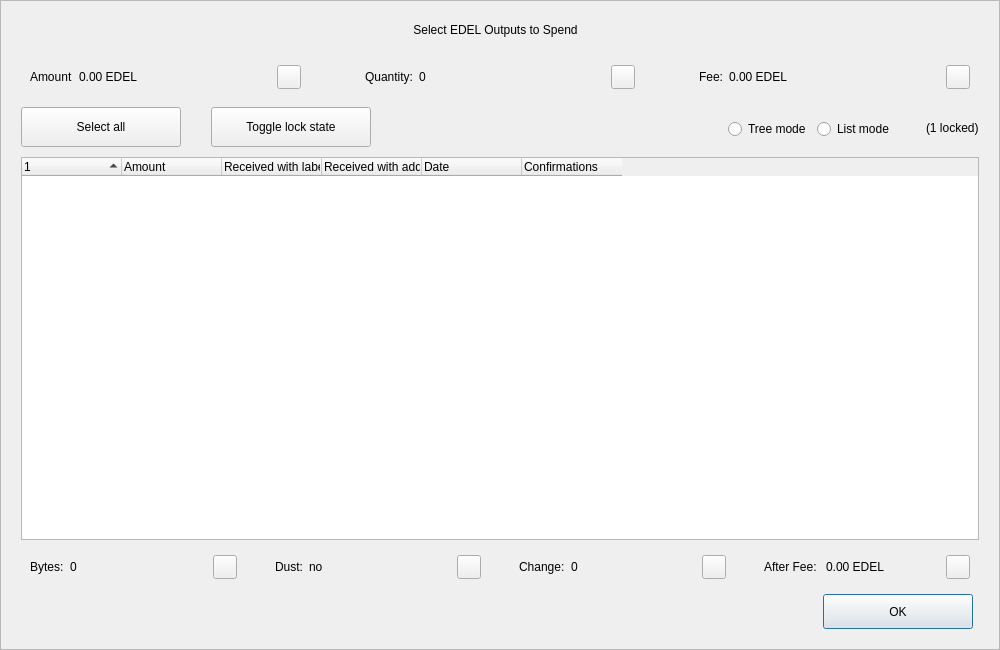
<?xml version="1.0" encoding="UTF-8"?>
<ui version="4.0">
 <class>CoinControlDialog</class>
 <widget class="QDialog" name="CoinControlDialog">
  <property name="geometry">
   <rect>
    <x>0</x>
    <y>0</y>
    <width>1000</width>
    <height>650</height>
   </rect>
  </property>
  <property name="minimumSize">
   <size>
    <width>950</width>
    <height>650</height>
   </size>
  </property>
  <property name="windowTitle">
   <string>Coin Selection</string>
  </property>
  <property name="styleSheet">
   <string notr="true"/>
  </property>
  <layout class="QVBoxLayout" name="verticalLayout">
   <property name="spacing">
    <number>0</number>
   </property>
   <property name="leftMargin">
    <number>0</number>
   </property>
   <property name="topMargin">
    <number>0</number>
   </property>
   <property name="rightMargin">
    <number>0</number>
   </property>
   <property name="bottomMargin">
    <number>0</number>
   </property>
   <item>
    <widget class="QFrame" name="frameContainer">
     <property name="toolTipDuration">
      <number>0</number>
     </property>
     <property name="frameShape">
      <enum>QFrame::StyledPanel</enum>
     </property>
     <property name="frameShadow">
      <enum>QFrame::Raised</enum>
     </property>
     <layout class="QVBoxLayout" name="verticalLayout_2">
      <property name="leftMargin">
       <number>0</number>
      </property>
      <property name="rightMargin">
       <number>0</number>
      </property>
      <property name="bottomMargin">
       <number>20</number>
      </property>
      <item>
       <layout class="QHBoxLayout" name="horizontalLayout_12">
        <property name="spacing">
         <number>0</number>
        </property>
        <property name="leftMargin">
         <number>20</number>
        </property>
        <property name="rightMargin">
         <number>30</number>
        </property>
        <item>
         <spacer name="horizontalSpacer_4">
          <property name="orientation">
           <enum>Qt::Horizontal</enum>
          </property>
          <property name="sizeHint" stdset="0">
           <size>
            <width>40</width>
            <height>20</height>
           </size>
          </property>
         </spacer>
        </item>
        <item>
         <widget class="QLabel" name="labelTitle">
          <property name="minimumSize">
           <size>
            <width>0</width>
            <height>40</height>
           </size>
          </property>
          <property name="maximumSize">
           <size>
            <width>16777215</width>
            <height>40</height>
           </size>
          </property>
          <property name="text">
           <string>Select EDEL Outputs to Spend</string>
          </property>
          <property name="alignment">
           <set>Qt::AlignCenter</set>
          </property>
          <property name="margin">
           <number>7</number>
          </property>
         </widget>
        </item>
        <item>
         <spacer name="horizontalSpacer_5">
          <property name="orientation">
           <enum>Qt::Horizontal</enum>
          </property>
          <property name="sizeHint" stdset="0">
           <size>
            <width>40</width>
            <height>20</height>
           </size>
          </property>
         </spacer>
        </item>
       </layout>
      </item>
      <item>
       <layout class="QHBoxLayout" name="horizontalLayout_8">
        <property name="leftMargin">
         <number>20</number>
        </property>
        <property name="rightMargin">
         <number>20</number>
        </property>
        <item>
         <widget class="QWidget" name="layoutAmount" native="true">
          <layout class="QHBoxLayout" name="horizontalLayout_9" stretch="0,1,0">
           <item>
            <widget class="QLabel" name="labelCoinControlAmountText">
             <property name="text">
              <string>Amount</string>
             </property>
            </widget>
           </item>
           <item>
            <widget class="QLabel" name="labelCoinControlAmount">
             <property name="text">
              <string>0.00 EDEL</string>
             </property>
            </widget>
           </item>
           <item alignment="Qt::AlignHCenter|Qt::AlignVCenter">
            <widget class="QPushButton" name="pushButtonAmount">
             <property name="minimumSize">
              <size>
               <width>0</width>
               <height>24</height>
              </size>
             </property>
             <property name="maximumSize">
              <size>
               <width>24</width>
               <height>26</height>
              </size>
             </property>
             <property name="focusPolicy">
              <enum>Qt::NoFocus</enum>
             </property>
             <property name="styleSheet">
              <string notr="true">padding-bottom:2px;
padding-right:4px;</string>
             </property>
             <property name="text">
              <string/>
             </property>
            </widget>
           </item>
          </layout>
         </widget>
        </item>
        <item>
         <spacer name="horizontalSpacer_2">
          <property name="orientation">
           <enum>Qt::Horizontal</enum>
          </property>
          <property name="sizeType">
           <enum>QSizePolicy::Fixed</enum>
          </property>
          <property name="sizeHint" stdset="0">
           <size>
            <width>40</width>
            <height>20</height>
           </size>
          </property>
         </spacer>
        </item>
        <item>
         <widget class="QWidget" name="layoutQuantity" native="true">
          <layout class="QHBoxLayout" name="horizontalLayout_10" stretch="0,1,0">
           <item>
            <widget class="QLabel" name="labelCoinControlQuantityText">
             <property name="text">
              <string>Quantity:</string>
             </property>
            </widget>
           </item>
           <item>
            <widget class="QLabel" name="labelCoinControlQuantity">
             <property name="text">
              <string>0</string>
             </property>
            </widget>
           </item>
           <item alignment="Qt::AlignHCenter|Qt::AlignVCenter">
            <widget class="QPushButton" name="pushButtonQuantity">
             <property name="minimumSize">
              <size>
               <width>0</width>
               <height>24</height>
              </size>
             </property>
             <property name="maximumSize">
              <size>
               <width>24</width>
               <height>26</height>
              </size>
             </property>
             <property name="focusPolicy">
              <enum>Qt::NoFocus</enum>
             </property>
             <property name="styleSheet">
              <string notr="true">padding-bottom:2px;
               padding-right:4px;</string>
             </property>
             <property name="text">
              <string/>
             </property>
            </widget>
           </item>
          </layout>
         </widget>
        </item>
        <item>
         <spacer name="horizontalSpacer_22">
          <property name="orientation">
           <enum>Qt::Horizontal</enum>
          </property>
          <property name="sizeType">
           <enum>QSizePolicy::Fixed</enum>
          </property>
          <property name="sizeHint" stdset="0">
           <size>
            <width>40</width>
            <height>20</height>
           </size>
          </property>
         </spacer>
        </item>
        <item>
         <widget class="QWidget" name="layoutFee" native="true">
          <layout class="QHBoxLayout" name="horizontalLayout_11" stretch="0,1,0">
           <item>
            <widget class="QLabel" name="labelCoinControlFeeText">
             <property name="text">
              <string>Fee:</string>
             </property>
            </widget>
           </item>
           <item>
            <widget class="QLabel" name="labelCoinControlFee">
             <property name="text">
              <string>0.00 EDEL</string>
             </property>
            </widget>
           </item>
           <item alignment="Qt::AlignHCenter|Qt::AlignVCenter">
            <widget class="QPushButton" name="pushButtonFee">
             <property name="minimumSize">
              <size>
               <width>0</width>
               <height>24</height>
              </size>
             </property>
             <property name="maximumSize">
              <size>
               <width>24</width>
               <height>26</height>
              </size>
             </property>
             <property name="focusPolicy">
              <enum>Qt::NoFocus</enum>
             </property>
             <property name="styleSheet">
              <string notr="true">padding-bottom:2px;
               padding-right:4px;</string>
             </property>
             <property name="text">
              <string/>
             </property>
            </widget>
           </item>
          </layout>
         </widget>
        </item>
       </layout>
      </item>
      <item>
       <widget class="QFrame" name="frame">
        <property name="minimumSize">
         <size>
          <width>0</width>
          <height>40</height>
         </size>
        </property>
        <property name="styleSheet">
         <string notr="true">#frame {
	border:0;
}</string>
        </property>
        <property name="frameShape">
         <enum>QFrame::StyledPanel</enum>
        </property>
        <property name="frameShadow">
         <enum>QFrame::Sunken</enum>
        </property>
        <layout class="QHBoxLayout" name="horizontalLayout">
         <property name="spacing">
          <number>0</number>
         </property>
         <property name="leftMargin">
          <number>20</number>
         </property>
         <property name="topMargin">
          <number>0</number>
         </property>
         <property name="rightMargin">
          <number>20</number>
         </property>
         <property name="bottomMargin">
          <number>0</number>
         </property>
         <item>
          <layout class="QHBoxLayout" name="horizontalLayoutPanel" stretch="0,0,0,0,0,0">
           <property name="spacing">
            <number>20</number>
           </property>
           <item>
            <widget class="QPushButton" name="pushButtonSelectAll">
             <property name="sizePolicy">
              <sizepolicy hsizetype="Maximum" vsizetype="Fixed">
               <horstretch>0</horstretch>
               <verstretch>0</verstretch>
              </sizepolicy>
             </property>
             <property name="minimumSize">
              <size>
               <width>160</width>
               <height>40</height>
              </size>
             </property>
             <property name="maximumSize">
              <size>
               <width>16777215</width>
               <height>40</height>
              </size>
             </property>
             <property name="text">
              <string>Select all</string>
             </property>
             <property name="checkable">
              <bool>true</bool>
             </property>
             <property name="checked">
              <bool>false</bool>
             </property>
             <property name="autoExclusive">
              <bool>false</bool>
             </property>
             <property name="autoDefault">
              <bool>false</bool>
             </property>
            </widget>
           </item>
           <item>
            <spacer name="horizontalSpacer_6">
             <property name="orientation">
              <enum>Qt::Horizontal</enum>
             </property>
             <property name="sizeType">
              <enum>QSizePolicy::Fixed</enum>
             </property>
             <property name="sizeHint" stdset="0">
              <size>
               <width>10</width>
               <height>20</height>
              </size>
             </property>
            </spacer>
           </item>
           <item>
            <widget class="QPushButton" name="pushButtonToggleLock">
             <property name="sizePolicy">
              <sizepolicy hsizetype="Maximum" vsizetype="Fixed">
               <horstretch>0</horstretch>
               <verstretch>0</verstretch>
              </sizepolicy>
             </property>
             <property name="minimumSize">
              <size>
               <width>160</width>
               <height>40</height>
              </size>
             </property>
             <property name="maximumSize">
              <size>
               <width>16777215</width>
               <height>40</height>
              </size>
             </property>
             <property name="text">
              <string>Toggle lock state</string>
             </property>
             <property name="checkable">
              <bool>true</bool>
             </property>
             <property name="autoExclusive">
              <bool>false</bool>
             </property>
             <property name="autoDefault">
              <bool>false</bool>
             </property>
            </widget>
           </item>
           <item>
            <spacer name="horizontalSpacer_7">
             <property name="orientation">
              <enum>Qt::Horizontal</enum>
             </property>
             <property name="sizeType">
              <enum>QSizePolicy::Expanding</enum>
             </property>
             <property name="sizeHint" stdset="0">
              <size>
               <width>30</width>
               <height>20</height>
              </size>
             </property>
            </spacer>
           </item>
           <item alignment="Qt::AlignRight">
            <widget class="QGroupBox" name="groupBox_2">
             <property name="styleSheet">
              <string notr="true">#groupBox_2 {
    background-color:transparent;
    border-radius:0;
}</string>
             </property>
             <property name="title">
              <string/>
             </property>
             <layout class="QHBoxLayout" name="horizontalLayout_14">
              <item>
               <widget class="QRadioButton" name="radioTreeMode">
                <property name="sizePolicy">
                 <sizepolicy hsizetype="Maximum" vsizetype="Fixed">
                  <horstretch>0</horstretch>
                  <verstretch>0</verstretch>
                 </sizepolicy>
                </property>
                <property name="text">
                 <string>Tree mode</string>
                </property>
               </widget>
              </item>
              <item>
               <widget class="QRadioButton" name="radioListMode">
                <property name="sizePolicy">
                 <sizepolicy hsizetype="Maximum" vsizetype="Fixed">
                  <horstretch>0</horstretch>
                  <verstretch>0</verstretch>
                 </sizepolicy>
                </property>
                <property name="text">
                 <string>List mode</string>
                </property>
                <property name="checked">
                 <bool>false</bool>
                </property>
               </widget>
              </item>
             </layout>
            </widget>
           </item>
           <item>
            <widget class="QLabel" name="labelLocked">
             <property name="text">
              <string>(1 locked)</string>
             </property>
            </widget>
           </item>
          </layout>
         </item>
        </layout>
       </widget>
      </item>
      <item>
       <layout class="QHBoxLayout" name="horizontalLayout_13">
        <property name="leftMargin">
         <number>20</number>
        </property>
        <property name="rightMargin">
         <number>20</number>
        </property>
        <item>
         <widget class="CoinControlTreeWidget" name="treeWidget">
          <property name="contextMenuPolicy">
           <enum>Qt::CustomContextMenu</enum>
          </property>
          <property name="styleSheet">
           <string notr="true"/>
          </property>
          <property name="sortingEnabled">
           <bool>false</bool>
          </property>
          <property name="columnCount">
           <number>6</number>
          </property>
          <attribute name="headerShowSortIndicator" stdset="0">
           <bool>true</bool>
          </attribute>
          <attribute name="headerStretchLastSection">
           <bool>false</bool>
          </attribute>
          <column>
           <property name="text">
            <string/>
           </property>
          </column>
          <column>
           <property name="text">
            <string>Amount</string>
           </property>
          </column>
          <column>
           <property name="text">
            <string>Received with label</string>
           </property>
          </column>
          <column>
           <property name="text">
            <string>Received with address</string>
           </property>
          </column>
          <column>
           <property name="text">
            <string>Date</string>
           </property>
          </column>
          <column>
           <property name="text">
            <string>Confirmations</string>
           </property>
           <property name="toolTip">
            <string>Confirmed</string>
           </property>
          </column>
         </widget>
        </item>
       </layout>
      </item>
      <item>
       <layout class="QHBoxLayout" name="horizontalLayout_3">
        <property name="spacing">
         <number>20</number>
        </property>
        <property name="leftMargin">
         <number>20</number>
        </property>
        <property name="rightMargin">
         <number>20</number>
        </property>
        <item>
         <widget class="QWidget" name="layoutBytes" native="true">
          <layout class="QHBoxLayout" name="horizontalLayout_4" stretch="0,1,0">
           <item>
            <widget class="QLabel" name="labelCoinControlBytesText">
             <property name="text">
              <string>Bytes:</string>
             </property>
            </widget>
           </item>
           <item>
            <widget class="QLabel" name="labelCoinControlBytes">
             <property name="text">
              <string>0</string>
             </property>
            </widget>
           </item>
           <item alignment="Qt::AlignHCenter|Qt::AlignVCenter">
            <widget class="QPushButton" name="pushButtonBytes">
             <property name="minimumSize">
              <size>
               <width>0</width>
               <height>24</height>
              </size>
             </property>
             <property name="maximumSize">
              <size>
               <width>24</width>
               <height>26</height>
              </size>
             </property>
             <property name="focusPolicy">
              <enum>Qt::NoFocus</enum>
             </property>
             <property name="styleSheet">
              <string notr="true">padding-bottom:2px;
               padding-right:4px;</string>
             </property>
             <property name="text">
              <string/>
             </property>
            </widget>
           </item>
          </layout>
         </widget>
        </item>
        <item>
         <widget class="QWidget" name="layoutDust" native="true">
          <layout class="QHBoxLayout" name="horizontalLayout_5" stretch="0,1,0">
           <item>
            <widget class="QLabel" name="labelCoinControlLowOutputText">
             <property name="text">
              <string>Dust:</string>
             </property>
            </widget>
           </item>
           <item>
            <widget class="QLabel" name="labelCoinControlLowOutput">
             <property name="text">
              <string>no</string>
             </property>
            </widget>
           </item>
           <item alignment="Qt::AlignHCenter|Qt::AlignVCenter">
            <widget class="QPushButton" name="pushButtonDust">
             <property name="minimumSize">
              <size>
               <width>0</width>
               <height>24</height>
              </size>
             </property>
             <property name="maximumSize">
              <size>
               <width>24</width>
               <height>26</height>
              </size>
             </property>
             <property name="focusPolicy">
              <enum>Qt::NoFocus</enum>
             </property>
             <property name="styleSheet">
              <string notr="true">padding-bottom:2px;
               padding-right:4px;</string>
             </property>
             <property name="text">
              <string/>
             </property>
            </widget>
           </item>
          </layout>
         </widget>
        </item>
        <item>
         <widget class="QWidget" name="layoutChange" native="true">
          <layout class="QHBoxLayout" name="horizontalLayout_6" stretch="0,1,0">
           <item>
            <widget class="QLabel" name="labelCoinControlChangeText">
             <property name="text">
              <string>Change:</string>
             </property>
            </widget>
           </item>
           <item>
            <widget class="QLabel" name="labelCoinControlChange">
             <property name="text">
              <string>0</string>
             </property>
            </widget>
           </item>
           <item alignment="Qt::AlignHCenter|Qt::AlignVCenter">
            <widget class="QPushButton" name="pushButtonChange">
             <property name="minimumSize">
              <size>
               <width>0</width>
               <height>24</height>
              </size>
             </property>
             <property name="maximumSize">
              <size>
               <width>24</width>
               <height>26</height>
              </size>
             </property>
             <property name="focusPolicy">
              <enum>Qt::NoFocus</enum>
             </property>
             <property name="styleSheet">
              <string notr="true">padding-bottom:2px;
               padding-right:4px;</string>
             </property>
             <property name="text">
              <string/>
             </property>
            </widget>
           </item>
          </layout>
         </widget>
        </item>
        <item>
         <widget class="QWidget" name="layoutAfter" native="true">
          <layout class="QHBoxLayout" name="horizontalLayout_7" stretch="0,1,0">
           <item>
            <widget class="QLabel" name="labelCoinControlAfterFeeText">
             <property name="text">
              <string>After Fee: </string>
             </property>
            </widget>
           </item>
           <item>
            <widget class="QLabel" name="labelCoinControlAfterFee">
             <property name="text">
              <string>0.00 EDEL</string>
             </property>
            </widget>
           </item>
           <item alignment="Qt::AlignHCenter|Qt::AlignVCenter">
            <widget class="QPushButton" name="pushButtonAlterFee">
             <property name="minimumSize">
              <size>
               <width>0</width>
               <height>24</height>
              </size>
             </property>
             <property name="maximumSize">
              <size>
               <width>24</width>
               <height>26</height>
              </size>
             </property>
             <property name="focusPolicy">
              <enum>Qt::NoFocus</enum>
             </property>
             <property name="styleSheet">
              <string notr="true">padding-bottom:2px;
               padding-right:4px;</string>
             </property>
             <property name="text">
              <string/>
             </property>
            </widget>
           </item>
          </layout>
         </widget>
        </item>
       </layout>
      </item>
      <item>
       <layout class="QHBoxLayout" name="horizontalLayout_2">
        <property name="spacing">
         <number>0</number>
        </property>
        <property name="leftMargin">
         <number>20</number>
        </property>
        <property name="rightMargin">
         <number>26</number>
        </property>
        <item>
         <spacer name="horizontalSpacer_3">
          <property name="orientation">
           <enum>Qt::Horizontal</enum>
          </property>
          <property name="sizeHint" stdset="0">
           <size>
            <width>558</width>
            <height>20</height>
           </size>
          </property>
         </spacer>
        </item>
        <item>
         <widget class="QPushButton" name="pushButtonOk">
          <property name="minimumSize">
           <size>
            <width>150</width>
            <height>35</height>
           </size>
          </property>
          <property name="text">
           <string>OK</string>
          </property>
         </widget>
        </item>
       </layout>
      </item>
     </layout>
    </widget>
   </item>
  </layout>
 </widget>
 <customwidgets>
  <customwidget>
   <class>CoinControlTreeWidget</class>
   <extends>QTreeWidget</extends>
   <header>coincontroltreewidget.h</header>
  </customwidget>
 </customwidgets>
 <resources/>
 <connections/>
</ui>
